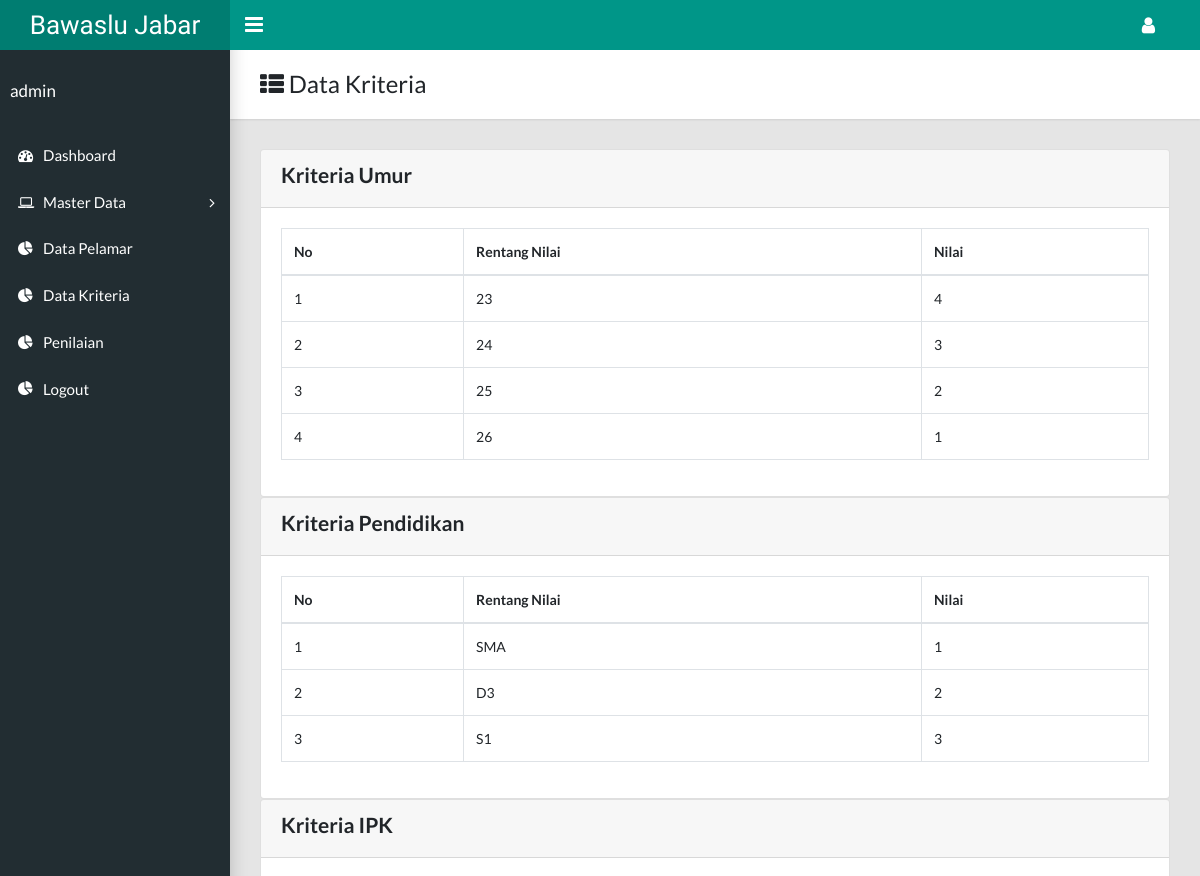
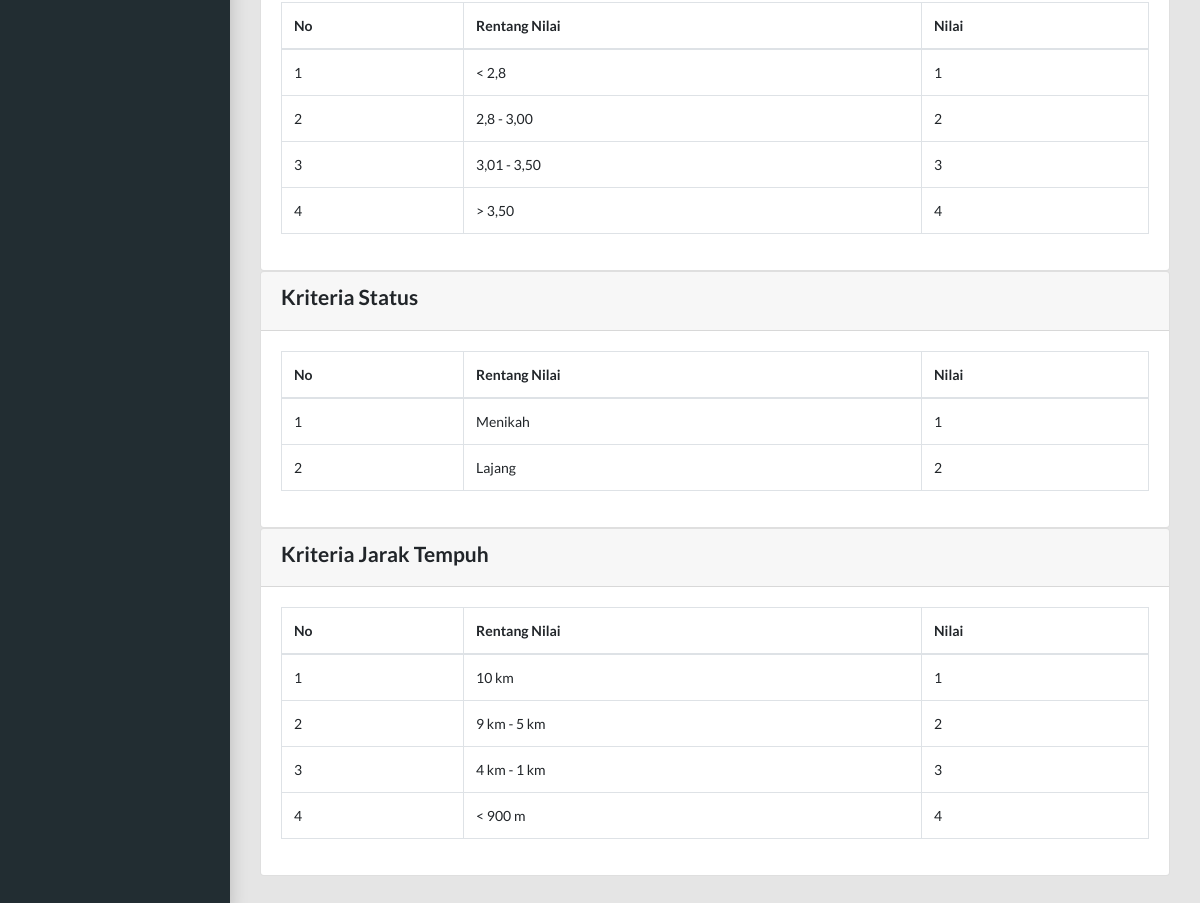
The app's page /index.php?p=kriteria (signed in) with its own data (2 pictures, top to bottom).
### tables this page shows
CREATE TABLE `umur` (
  `id` int(11) NOT NULL,
  `rentang` varchar(225) NOT NULL,
  `nilai` int(11) NOT NULL
);

CREATE TABLE `pendidikan` (
  `id` int(11) NOT NULL,
  `rentang` varchar(225) NOT NULL,
  `nilai` int(11) NOT NULL
);

CREATE TABLE `ipk` (
  `id` int(11) NOT NULL,
  `rentang` varchar(225) NOT NULL,
  `nilai` int(11) NOT NULL
);

CREATE TABLE `status` (
  `id` int(11) NOT NULL,
  `rentang` varchar(225) NOT NULL,
  `nilai` int(11) NOT NULL
);

CREATE TABLE `jarak` (
  `id` int(11) NOT NULL,
  `rentang` varchar(225) NOT NULL,
  `nilai` int(11) NOT NULL
);

### page/kriteria/index.php (the view)
<div class="app-title">
  <div>
    <h1><i class="fa fa-th-list"></i> Data Kriteria</h1>
  </div>
</div>
<div class="row">
  <div class="col-md-12">
    <div class="card">
      <div class="card-header">
        <h4>Kriteria Umur</h4>
      </div>
      <div class="card-body">
        <table class="table table-hover table-bordered">
          <thead>
            <tr>
              <th>No</th>
              <th>Rentang Nilai</th>
              <th>Nilai</th>
            </tr>
          </thead>
          <tbody>
            <?php
            $query = mysqli_query($con, "select * from umur");
            $no = 0;
            while ($data = mysqli_fetch_assoc($query)):
              $no++;
              ?>
              <tr>
               <td><?= $no ?></td>
               <td><?= $data['rentang'] ?></td>
               <td><?= $data['nilai'] ?></td>
             </tr>
           <?php endwhile; ?>
         </tbody>
       </table>
     </div>
   </div>
   <div class="card">
    <div class="card-header">
      <h4>Kriteria Pendidikan</h4>
    </div>
    <div class="card-body">
      <table class="table table-hover table-bordered">
        <thead>
          <tr>
            <th>No</th>
            <th>Rentang Nilai</th>
            <th>Nilai</th>
          </tr>
        </thead>
        <tbody>
          <?php
          $query = mysqli_query($con, "select * from pendidikan");
          $no = 0;
          while ($data = mysqli_fetch_assoc($query)):
            $no++;
            ?>
            <tr>
             <td><?= $no ?></td>
             <td><?= $data['rentang'] ?></td>
             <td><?= $data['nilai'] ?></td>
           </tr>
         <?php endwhile; ?>
       </tbody>
     </table>
   </div>
 </div>
 <div class="card">
  <div class="card-header">
    <h4>Kriteria IPK</h4>
  </div>
  <div class="card-body">
    <table class="table table-hover table-bordered">
      <thead>
        <tr>
          <th>No</th>
          <th>Rentang Nilai</th>
          <th>Nilai</th>
        </tr>
      </thead>
      <tbody>
        <?php
        $query = mysqli_query($con, "select * from ipk");
        $no = 0;
        while ($data = mysqli_fetch_assoc($query)):
          $no++;
          ?>
          <tr>
           <td><?= $no ?></td>
           <td><?= $data['rentang'] ?></td>
           <td><?= $data['nilai'] ?></td>
         </tr>
       <?php endwhile; ?>
     </tbody>
   </table>
 </div>
</div>
<div class="card">
  <div class="card-header">
    <h4>Kriteria Status</h4>
  </div>
  <div class="card-body">
    <table class="table table-hover table-bordered">
      <thead>
        <tr>
          <th>No</th>
          <th>Rentang Nilai</th>
          <th>Nilai</th>
        </tr>
      </thead>
      <tbody>
        <?php
        $query = mysqli_query($con, "select * from status");
        $no = 0;
        while ($data = mysqli_fetch_assoc($query)):
          $no++;
          ?>
          <tr>
           <td><?= $no ?></td>
           <td><?= $data['rentang'] ?></td>
           <td><?= $data['nilai'] ?></td>
         </tr>
       <?php endwhile; ?>
     </tbody>
   </table>
 </div>
</div>
<div class="card">
  <div class="card-header">
    <h4>Kriteria Jarak Tempuh</h4>
  </div>
  <div class="card-body">
    <table class="table table-hover table-bordered">
      <thead>
        <tr>
          <th>No</th>
          <th>Rentang Nilai</th>
          <th>Nilai</th>
        </tr>
      </thead>
      <tbody>
        <?php
        $query = mysqli_query($con, "select * from jarak");
        $no = 0;
        while ($data = mysqli_fetch_assoc($query)):
          $no++;
          ?>
          <tr>
           <td><?= $no ?></td>
           <td><?= $data['rentang'] ?></td>
           <td><?= $data['nilai'] ?></td>
         </tr>
       <?php endwhile; ?>
     </tbody>
   </table>
 </div>
</div>
</div>
</div>

### index.php (shortened to what this page needs)
<?php
include 'config/connection.php';
?>
<!DOCTYPE html>
<html lang="en">
<head>
  <link rel="stylesheet" type="text/css" href="vali/css/main.css">
  <link rel="stylesheet" type="text/css" href="https://maxcdn.bootstrapcdn.com/font-awesome/4.7.0/css/font-awesome.min.css">
</head>
<body class="app sidebar-mini rtl">
  <header class="app-header"><a class="app-header__logo" href="index.html">Bawaslu Jabar</a>
    <a class="app-sidebar__toggle" href="#" data-toggle="sidebar" aria-label="Hide Sidebar"></a>
    <ul class="app-nav">
      <li class="dropdown"><a class="app-nav__item" href="#" data-toggle="dropdown" aria-label="Open Profile Menu"><i class="fa fa-user fa-lg"></i></a>
      </li>
    </ul>
  </header>
  <aside class="app-sidebar">
    <div class="app-sidebar__user">
      <div>
        <p class="app-sidebar__user-name"><?= $_SESSION['nama'] ?></p>
      </div>
    </div>
    <ul class="app-menu">
      <li><a class="app-menu__item" href="index.php"><i class="app-menu__icon fa fa-dashboard"></i><span class="app-menu__label">Dashboard</span></a></li>
      <li class="treeview"><a class="app-menu__item" href="#" data-toggle="treeview"><i class="app-menu__icon fa fa-laptop"></i><span class="app-menu__label">Master Data</span><i class="treeview-indicator fa fa-angle-right"></i></a>
      </li>
      <li><a class="app-menu__item" href="?p=pelamar"><i class="app-menu__icon fa fa-pie-chart"></i><span class="app-menu__label">Data Pelamar</span></a></li>
      <li><a class="app-menu__item" href="?p=kriteria"><i class="app-menu__icon fa fa-pie-chart"></i><span class="app-menu__label">Data Kriteria</span></a></li>
      <li><a class="app-menu__item" href="?p=penilaian"><i class="app-menu__icon fa fa-pie-chart"></i><span class="app-menu__label">Penilaian</span></a></li>
      <li><a class="app-menu__item" href="?logout"><i class="app-menu__icon fa fa-pie-chart"></i><span class="app-menu__label">Logout</span></a></li>
    </ul>
  </aside>
  <main class="app-content">
    <?php
    switch (@$_GET['p']) {
      case 'kriteria':
      include 'page/kriteria/index.php';
      break;
    }
    ?>
  </main>
</body>
</html>

### records on screen
umur: rentang "23", nilai "4"
umur: rentang "24", nilai "3"
umur: rentang "25", nilai "2"
umur: rentang "26", nilai "1"
pendidikan: rentang "SMA", nilai "1"
pendidikan: rentang "D3", nilai "2"
pendidikan: rentang "S1", nilai "3"
ipk: rentang "< 2,8", nilai "1"
ipk: rentang "2,8 - 3,00", nilai "2"
ipk: rentang "3,01 - 3,50", nilai "3"
ipk: rentang "> 3,50", nilai "4"
status: rentang "Menikah", nilai "1"
status: rentang "Lajang", nilai "2"
jarak: rentang "10 km", nilai "1"
jarak: rentang "9 km - 5 km", nilai "2"
jarak: rentang "4 km - 1 km", nilai "3"
jarak: rentang "< 900 m", nilai "4"

### other values on screen
$_SESSION['nama'] "admin"
